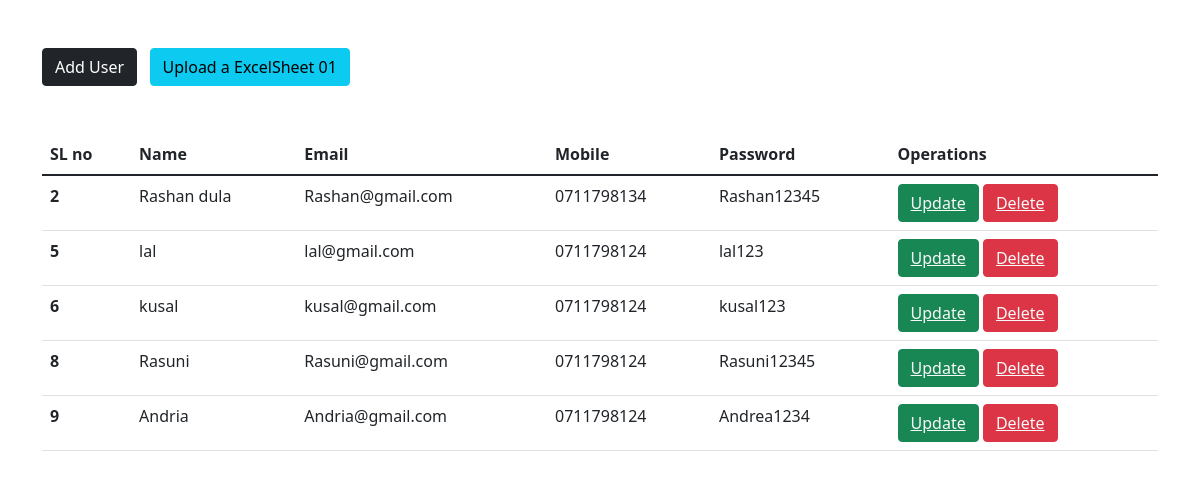
Screenshot of /display.php with the database file from the repository.
### tables this page shows
CREATE TABLE `crud` (
  `id` int(11) NOT NULL,
  `name` varchar(100) NOT NULL,
  `email` varchar(100) NOT NULL,
  `mobile` varchar(20) NOT NULL,
  `password` varchar(255) NOT NULL
);

### display.php (the view, shortened to what this page needs)
<?php
include 'connect.php'; ?>
<!DOCTYPE html>
<html lang="en">
<head>
  <link href="https://cdn.jsdelivr.net/npm/bootstrap@5.1.3/dist/css/bootstrap.min.css" rel="stylesheet">
</head>
<body>
  <div class="container">
    <a href="user.php" class="text-light"><button class="btn btn-dark my-5">Add User
      </button></a>&nbsp;&nbsp;
    <a href="excelupload.php" class="text-light"><button class="btn btn-info my-5">Upload a ExcelSheet 01
      </button></a>
    <table class="table">
      <thead>
        <tr>
          <th scope="col">SL no</th>
          <th scope="col">Name</th>
          <th scope="col">Email</th>
          <th scope="col">Mobile</th>
          <th scope="col">Password</th>
          <th scope="col">Operations</th>
        </tr>
      </thead>
      <tbody>
        <?php
        $sql = "Select * from `crud`";
        $result = mysqli_query($con, $sql);
        if ($result) {
          while ($row = mysqli_fetch_assoc($result)) {
            $id = $row['id'];
            $name = $row['name'];
            $email = $row['email'];
            $mobile = $row['mobile'];
            $password = $row['password'];
            echo '<tr>
        <th scope="row">' . $id . '</th>
        <td>' . $name . '</td>
        <td>' . $email . '</td>
        <td>' . $mobile . '</td>
        <td>' . $password . '</td>
        <td>
    <button class="btn btn-success"><a href="update.php? updateid=' . $id . ' " class="text-light">Update</a> </button>
    <button class="btn btn-danger"><a href="delete.php? deleteid=' . $id . ' " class="text-light">Delete</a> </button>
    </td>
      </tr>';
          }
        }
        ?>
      </tbody>
    </table>
  </div>
</body>
</html>

### rows the page displays
crud: id "2", name "Rashan dula", email "Rashan@gmail.com", mobile "0711798134", password "Rashan12345"
crud: id "5", name "lal", email "lal@gmail.com", mobile "0711798124", password "lal123"
crud: id "6", name "kusal", email "kusal@gmail.com", mobile "0711798124", password "kusal123"
crud: id "8", name "Rasuni", email "Rasuni@gmail.com", mobile "0711798124", password "Rasuni12345"
crud: id "9", name "Andria", email "Andria@gmail.com", mobile "0711798124", password "Andrea1234"
